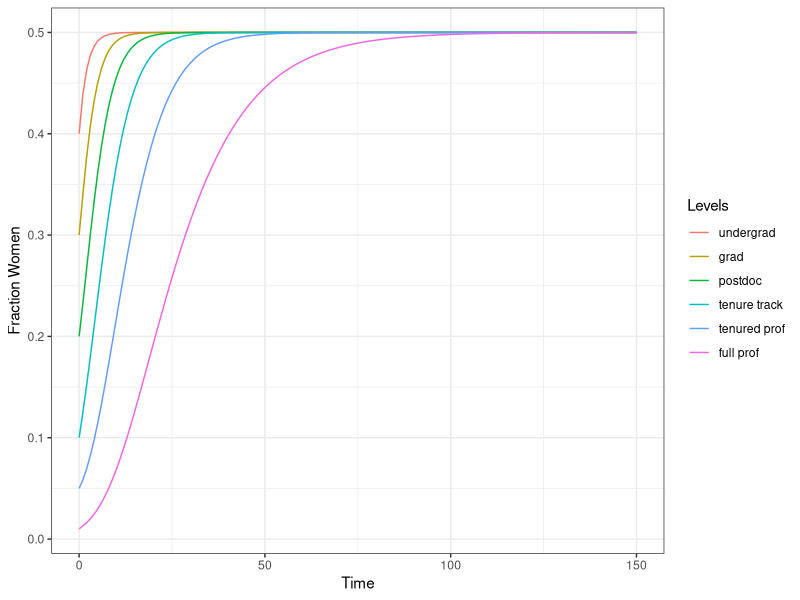
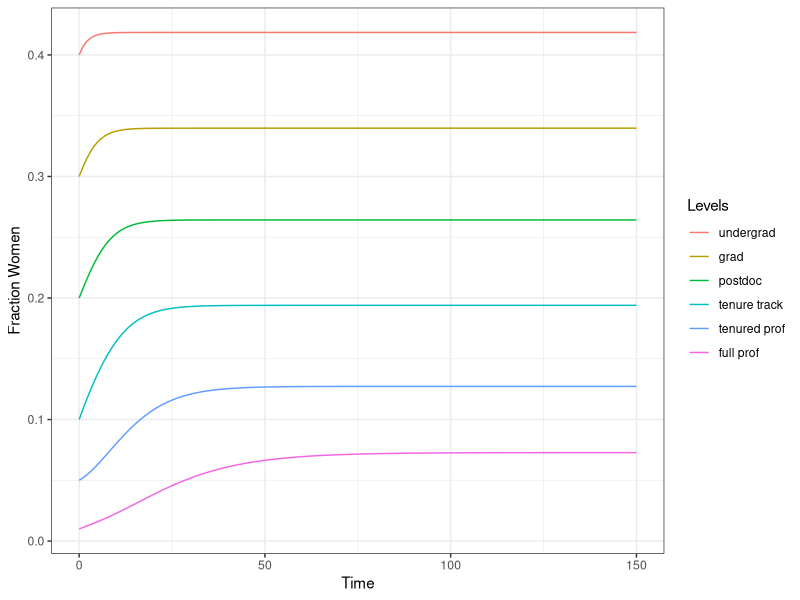
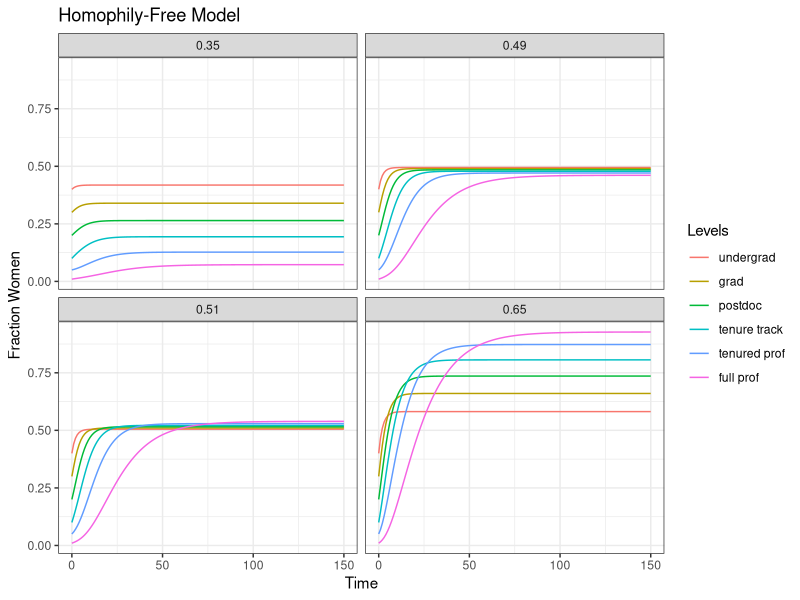
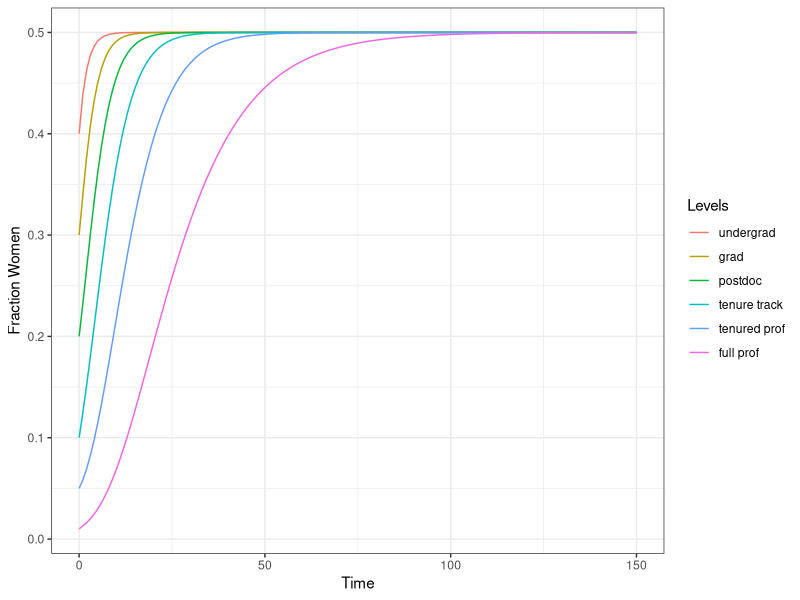
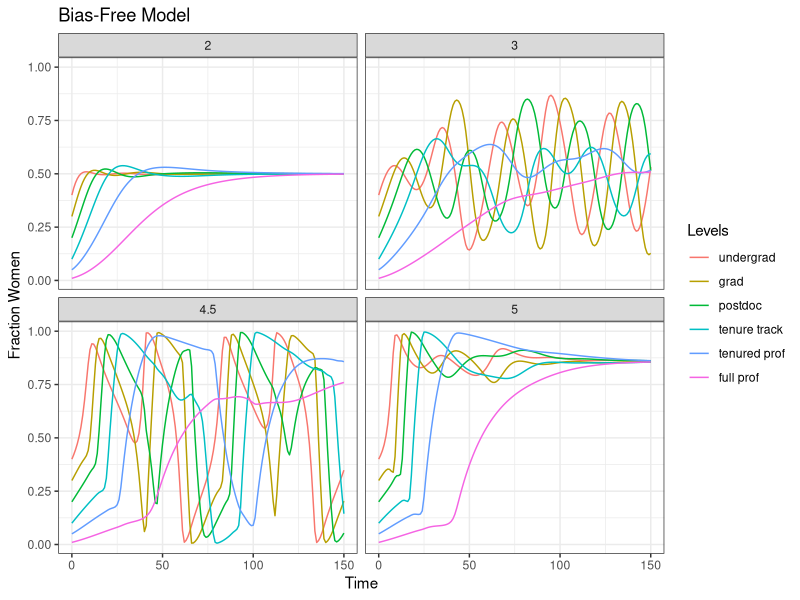
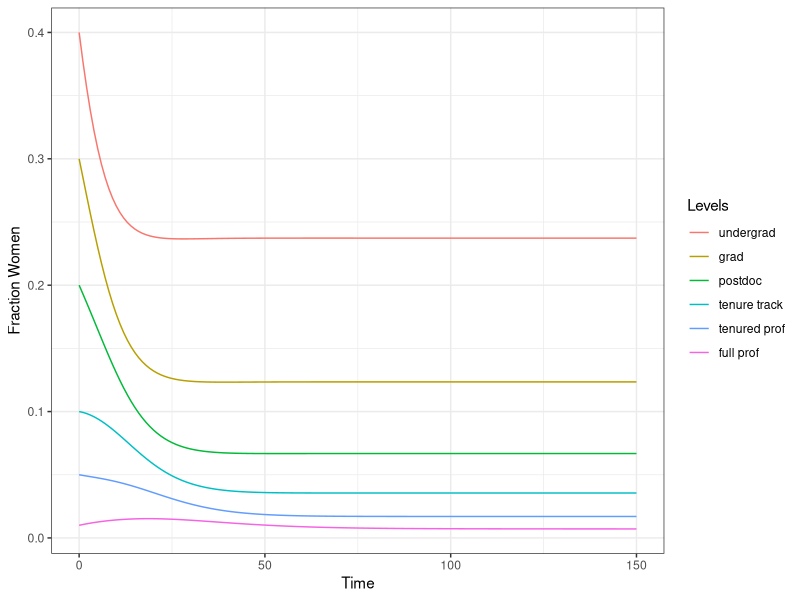
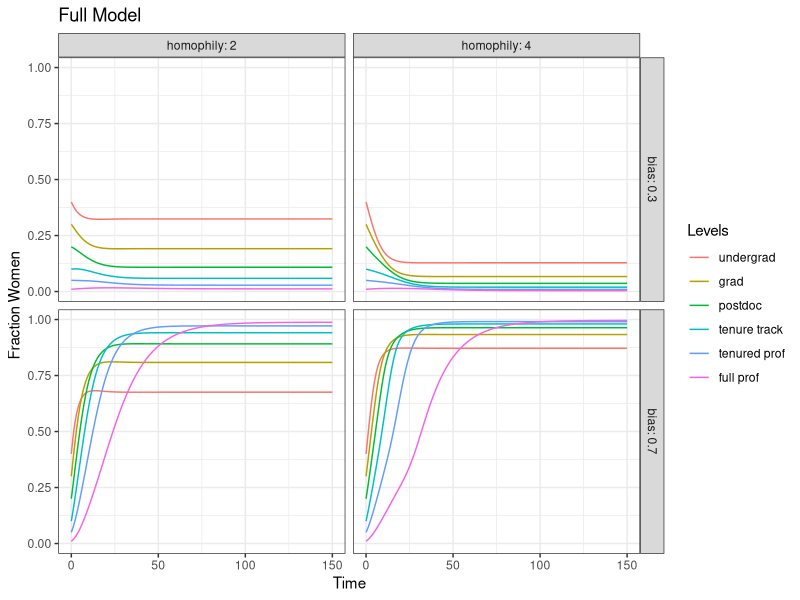

The R script that drew these images, in order:
## ---- chunk 1
library(tidyverse)
library(lubridate)
library(knitr)
library(reshape2)
library(car)
library(deSolve)
library(readxl)
## ---- chunk 2
#probability of someone seeking promotion to next level
#u= fraction of like-gendered individuals in level above
#v= fraction of like-gendered individuals in current level
#lambda= strength of homophilic tendency
e <- exp(1)

P_func <- function(u, v, lambda){
  e <- exp(1)
  denom <- 1 + e^(-lambda*(u-v))
  return(1/denom)
}

#fraction of women in applicant pool
F0_func <- function(u, v, lambda){
  num <- v*P_func(u, v, lambda)
  denom <- num + ((1-v)*(P_func(1-u, 1-v, lambda)))
  return(num/denom)
}

#fraction of women promoted to next level
#b= bias (b>0.5 means women are favored)
F_func <- function(u, v, lambda, b){
  num <- b*v*P_func(u, v, lambda)
  denom <- num + ((1-b)*(1-v)*P_func(1-u, 1-v, lambda))
  return(num/denom)
}
## ---- chunk 3
capital_r <- c(1/4, 1/5, 1/6, 1/7, 1/9, 1/15)
capital_r
L <- length(capital_r)
n <- c(13, 8, 5, 3, 2, 1)
lowercase_r <- vector(mode="numeric", length=length(capital_r))

for(j in seq_along(capital_r)){
  products <- vector(mode="numeric", length=length((j+1):L))
  for(k in seq_along(products)){
    products[k] <- capital_r[j+k]*n[j+k]
  }
  num <- sum(products)
  denom <- capital_r[j] * n[j]
  final <- num/denom
  lowercase_r[j] <- final
}
lowercase_r
0 -> lowercase_r[is.na(lowercase_r)]
lowercase_r
times <- seq(from=0,to=150,by=1)
xstart <- c(0.4, 0.3, 0.2, 0.1, 0.05, 0.01)
## ---- chunk 4
null_model <- function (t, x, parms) {
  x0 <- 0.5
  x1 <- x[1]
  x2 <- x[2]
  x3 <- x[3]
  x4 <- x[4]
  x5 <- x[5]
  x6 <- x[6]
  cap_r <- parms$cap_r
  low_r <- parms$low_r
  dx1dt <- cap_r[1] * (1 + low_r[1]) * (x0 - x1)
  dx2dt <- cap_r[2] * (1 + low_r[2]) * (x1 - x2)
  dx3dt <- cap_r[3] * (1 + low_r[3]) * (x2 - x3)
  dx4dt <- cap_r[4] * (1 + low_r[4]) * (x3 - x4)
  dx5dt <- cap_r[5] * (1 + low_r[5]) * (x4 - x5)
  dx6dt <- cap_r[6] * (1 + low_r[6]) * (x5 - x6)
  derivs <- c(dx1dt, dx2dt, dx3dt, dx4dt, dx5dt, dx6dt)
  list(derivs)
}

param_null <- list(cap_r = capital_r, low_r = lowercase_r)

null_model <- ode(y = xstart, times = times, func = null_model, parms = param_null)

null_model <- as.data.frame(null_model)
names(null_model) <- c("time", "undergrad", "grad", "postdoc", "tenure track", "tenured prof", "full prof")

null_data <- melt(null_model, id.vars = "time")
head(null_data)
null_data %>% ggplot(aes(x=time, y=value, color=variable)) +
  geom_line() +
  labs(x="Time", y="Fraction Women", color="Levels") +
  theme_bw()
## ---- chunk 5
model_homo_free <- function (t, x, parms) {
  x0 <- 0.5
  x1 <- x[1]
  x2 <- x[2]
  x3 <- x[3]
  x4 <- x[4]
  x5 <- x[5]
  x6 <- x[6]
  b <- parms$bias
  cap_r <- parms$cap_r
  low_r <- parms$low_r
  dx1dt <- (cap_r[1]*(1+low_r[1])*(b*x0)/((b*x0)+((1-b)*(1-x0)))) - (cap_r[1]*x1) - ((cap_r[1]*low_r[1]*(b*x1))/((b*x1)+((1-b)*(1-x1))))
  dx2dt <- (cap_r[2]*(1+low_r[2])*(b*x1)/((b*x1)+((1-b)*(1-x1)))) - (cap_r[2]*x2) - ((cap_r[2]*low_r[2]*(b*x2))/((b*x2)+((1-b)*(1-x2))))
  dx3dt <- (cap_r[3]*(1+low_r[3])*(b*x2)/((b*x2)+((1-b)*(1-x2)))) - (cap_r[3]*x3) - ((cap_r[3]*low_r[3]*(b*x3))/((b*x3)+((1-b)*(1-x3))))
  dx4dt <- (cap_r[4]*(1+low_r[4])*(b*x3)/((b*x3)+((1-b)*(1-x3)))) - (cap_r[4]*x4) - ((cap_r[4]*low_r[4]*(b*x4))/((b*x4)+((1-b)*(1-x4))))
  dx5dt <- (cap_r[5]*(1+low_r[5])*(b*x4)/((b*x4)+((1-b)*(1-x4)))) - (cap_r[5]*x5) - ((cap_r[5]*low_r[5]*(b*x5))/((b*x5)+((1-b)*(1-x5))))
  dx6dt <- (cap_r[6]*(1+low_r[6])*(b*x5)/((b*x5)+((1-b)*(1-x5)))) - (cap_r[6]*x6) - ((cap_r[6]*low_r[6]*(b*x6))/((b*x6)+((1-b)*(1-x6))))
  derivs <- c(dx1dt, dx2dt, dx3dt, dx4dt, dx5dt, dx6dt)
  list(derivs)
}

b <- 0.35

param_homo <- list(cap_r = capital_r, low_r = lowercase_r, bias=b)

homo_free <- ode(y = xstart, times = times, func = model_homo_free, parms = param_homo)

homo_free <- as.data.frame(homo_free)
names(homo_free) <- c("time", "undergrad", "grad", "postdoc", "tenure track", "tenured prof", "full prof")

homo_free_data <- melt(homo_free, id.vars = "time")
#only weird thing is when b=0.35, theres a weird dip for the lower levels in the early years
homo_free_data %>% ggplot(aes(x=time, y=value, color=variable)) +
  geom_line() +
  labs(x="Time", y="Fraction Women", color="Levels") +
  theme_bw()
## ---- chunk 6
biases_to_test <- c(0.35, 0.49, 0.51, 0.65)

varied_biases_data <- vector(mode="list", length=length(biases_to_test))
names(varied_biases_data) <- paste0("b=", biases_to_test)
for(i in seq_along(biases_to_test)){
  bias_i <- biases_to_test[i]
  parameter <- list(cap_r = capital_r, low_r = lowercase_r, bias=bias_i)
  ode_solve <- ode(y = xstart, times = times, func = model_homo_free, parms = parameter)
  ode_solve <- as.data.frame(ode_solve)
  names(ode_solve) <- c("time", "undergrad", "grad", "postdoc", "tenure track", "tenured prof", "full prof")
  data <- melt(ode_solve, id.vars = "time")
  data <- data %>% mutate(b_value = bias_i)
  varied_biases_data[[i]] <- data
}

data_collected <- do.call(rbind, varied_biases_data)
#everything looks good besides b=0.35
data_collected %>% ggplot(aes(x=time, y=value, color=variable)) + 
  geom_line() +
  labs(x="Time", y="Fraction Women", color="Levels", title = "Homophily-Free Model") +
  theme_bw() +
  facet_wrap(~ b_value)
## ---- chunk 7
model_bias_free <- function (t, x, parms) {
  x0 <- 0.5
  x1 <- x[1]
  x2 <- x[2]
  x3 <- x[3]
  x4 <- x[4]
  x5 <- x[5]
  x6 <- x[6]
  lambda <- parms$lambda
  cap_r <- parms$cap_r
  low_r <- parms$low_r
  dx1dt <- cap_r[1]*(((1+low_r[1])*F0_func(x1, x0, lambda)) - x1 - (low_r[1]*F0_func(x2, x1, lambda)))
  dx2dt <- cap_r[2]*(((1+low_r[2])*F0_func(x2, x1, lambda)) - x2 - (low_r[2]*F0_func(x3, x2, lambda)))
  dx3dt <- cap_r[3]*(((1+low_r[3])*F0_func(x3, x2, lambda)) - x3 - (low_r[3]*F0_func(x4, x3, lambda)))
  dx4dt <- cap_r[4]*(((1+low_r[4])*F0_func(x4, x3, lambda)) - x4 - (low_r[4]*F0_func(x5, x4, lambda)))
  dx5dt <- cap_r[5]*(((1+low_r[5])*F0_func(x5, x4, lambda)) - x5 - (low_r[5]*F0_func(x6, x5, lambda)))
  dx6dt <- cap_r[6]*F0_func(x6, x5, lambda) - cap_r[6]*x6
  derivs <- c(dx1dt, dx2dt, dx3dt, dx4dt, dx5dt, dx6dt)
  list(derivs)
}

lambda <- 0

param_bias <- list(cap_r = capital_r, low_r = lowercase_r, lambda=lambda)
param_bias

bias_free <- ode(y = xstart, times = times, func = model_bias_free, parms = param_bias)

bias_free <- as.data.frame(bias_free)
names(bias_free) <- c("time", "undergrad", "grad", "postdoc", "tenure track", "tenured prof", "full prof")
head(bias_free)

bias_free_data <- melt(bias_free, id.vars = "time")
head(bias_free_data)
bias_free_data %>% ggplot(aes(x=time, y=value, color=variable)) +
  geom_line() +
  labs(x="Time", y="Fraction Women", color="Levels") +
  theme_bw()
## ---- chunk 8
homophily_to_test <- c(2, 3, 4.5, 5)
varied_homo_data <- vector(mode="list", length=length(homophily_to_test))
names(varied_homo_data) <- paste0("lambda=", homophily_to_test)
for(i in seq_along(homophily_to_test)){
  lambda <- homophily_to_test[i]
  param_bias <- list(cap_r = capital_r, low_r = lowercase_r, lambda=lambda)
  sol <- ode(y = xstart, times = times, func = model_bias_free, parms = param_bias)
  sol <- as.data.frame(sol)
  names(sol) <- c("time", "undergrad", "grad", "postdoc", "tenure track", "tenured prof", "full prof")
  dat <- melt(sol, id.vars = "time")
  dat <- dat %>% mutate(homophily=lambda)
  varied_homo_data[[i]] <- dat
}

bias_free_collected <- do.call(rbind, varied_homo_data)

bias_free_collected %>% ggplot(aes(x=time, y=value, color=variable)) + 
  geom_line() +
  labs(x="Time", y="Fraction Women", color="Levels", title = "Bias-Free Model") +
  theme_bw() +
  facet_wrap(~ homophily)

## ---- chunk 9
full_model <- function (t, x, parms) {
  x0 <- 0.5
  x1 <- x[1]
  x2 <- x[2]
  x3 <- x[3]
  x4 <- x[4]
  x5 <- x[5]
  x6 <- x[6]
  cap_r <- parms$cap_r
  low_r <- parms$low_r
  lambda <- parms$lambda
  b <- parms$bias
  dx1dt <- (cap_r[1]*(1+low_r[1])*F_func(u = x1, v = x0, lambda = lambda, b = b)) - (cap_r[1]*x1) - (cap_r[1]*low_r[1]*F_func(u = x2, v = x1, lambda = lambda, b = b))
  dx2dt <- (cap_r[2]*(1+low_r[2])*F_func(u = x2, v = x1, lambda = lambda, b = b)) - (cap_r[2]*x2) - (cap_r[2]*low_r[2]*F_func(u = x3, v = x2, lambda = lambda, b = b))
  dx3dt <- (cap_r[3]*(1+low_r[3])*F_func(u = x3, v = x2, lambda = lambda, b = b)) - (cap_r[3]*x3) - (cap_r[3]*low_r[3]*F_func(u = x4, v = x3, lambda = lambda, b = b))
  dx4dt <- (cap_r[4]*(1+low_r[4])*F_func(u = x4, v = x3, lambda = lambda, b = b)) - (cap_r[4]*x4) - (cap_r[4]*low_r[4]*F_func(u = x5, v = x4, lambda = lambda, b = b))
  dx5dt <- (cap_r[5]*(1+low_r[5])*F_func(u = x5, v = x4, lambda = lambda, b = b)) - (cap_r[5]*x5) - (cap_r[5]*low_r[5]*F_func(u = x6, v = x5, lambda = lambda, b = b))
  dx6dt <- (cap_r[6]*F_func(u = x6, v = x5, lambda = lambda, b = b)) - (cap_r[6]*x6)
  derivs <- c(dx1dt, dx2dt, dx3dt, dx4dt, dx5dt, dx6dt)
  list(derivs)
}

lambda <- 3

b <- 0.3

params <- list(cap_r = capital_r, low_r = lowercase_r, lambda = lambda, bias = b)

full_output <- ode(y = xstart, times = times, func = full_model, parms = params)

diagnostics(full_output)

full_output <- as.data.frame(full_output)
names(full_output) <- c("time", "undergrad", "grad", "postdoc", "tenure track", "tenured prof", "full prof")

full_data <- melt(full_output, id.vars = "time")
full_data %>% mutate(homo=lambda, bias=0.5)
head(full_data)
full_data %>% ggplot(aes(x=time, y=value, color=variable)) +
  geom_line() +
  labs(x="Time", y="Fraction Women", color="Levels") +
  theme_bw()
## ---- chunk 10
bias_test <- c(0.3, 0.3, 0.7, 0.7)
homophily_test <- c(2, 4, 2, 4)
trials <- if(length(bias_test) == length(homophily_test)){
  length(bias_test)
} else{
  0
}
trials

varied_full_data <- vector(mode="list", length=trials)
names(varied_full_data)
length(varied_full_data)
for(i in seq_len(trials)){
  bias_name <- paste0("b=", bias_test[i])
  homo_name <- paste0("l=", homophily_test[i])
  names(varied_full_data)[i] <- paste(bias_name, homo_name, sep = ",")
}
names(varied_full_data)
for(i in seq_len(trials)){
  b <- bias_test[i]
  l <- homophily_test[i]
  params <- list(cap_r = capital_r, low_r = lowercase_r, lambda = l, bias = b)
  dat <- ode(y = xstart, times = times, func = full_model, parms = params)
  dat <- as.data.frame(dat)
  names(dat) <- c("time", "undergrad", "grad", "postdoc", "tenure track", "tenured prof", "full prof")
  dat_use <- melt(dat, id.vars = "time")
  dat_use <- dat_use %>% mutate(bias=b, homophily=l)
  varied_full_data[[i]] <- dat_use
}

entire_full_model <- do.call(rbind, varied_full_data)
head(entire_full_model)

entire_full_model %>% ggplot(aes(x=time, y=value, color=variable)) + 
  geom_line() +
  theme_bw() +
  facet_grid(bias ~ homophily, labeller = label_both) +
  labs(x="Time", y="Fraction Women", color="Levels", title = "Full Model")
